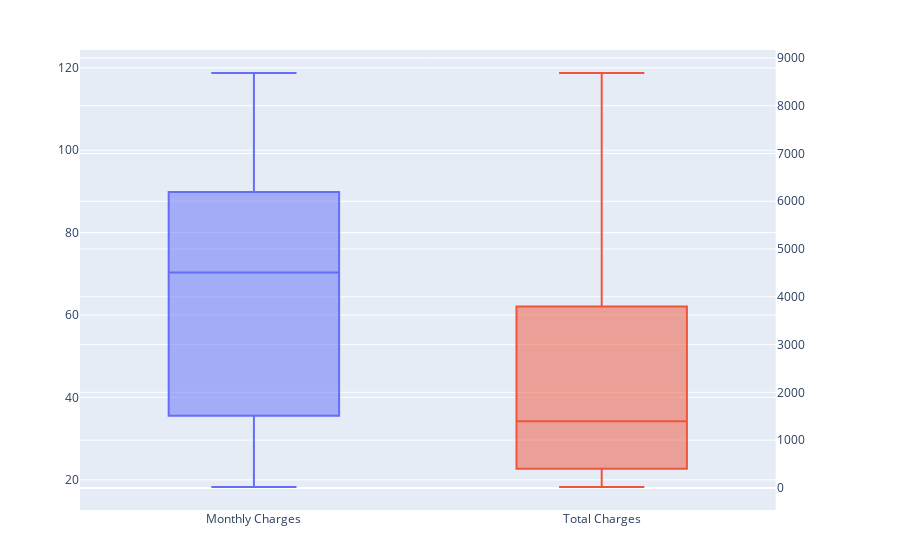

Write notebook code for a chart like this one.
### Code cell
#pre-create traces
monthly_charges_trace = go.Box(y=df['MonthlyCharges'], name='Monthly Charges')
total_charges_trace = go.Box(y=df['TotalCharges'], name='Total Charges')


# Create figure with secondary y-axis
fig = make_subplots(specs=[[{"secondary_y": True}]])

fig.add_trace(
    monthly_charges_trace,
    secondary_y=False,
)

fig.add_trace(
    total_charges_trace,
    secondary_y=True,
)
#prettify
fig.update_layout(
    showlegend=False,
    width = 900,
    margin = {'t' : 50, 'b': 50}
)
fig.show()

### Figure 1 — Plotly figure (JSON) as saved in the notebook; plotly's stock layout.template omitted (floating-point values rounded to 4 significant figures; data arrays with more than 128 entries replaced by an {"elided": "..."} marker saying what was removed)
{"data": [{"name": "Monthly Charges", "type": "box", "xaxis": "x", "y": {"elided": "7032 float values"}, "yaxis": "y"}, {"name": "Total Charges", "type": "box", "xaxis": "x", "y": {"elided": "7032 float values"}, "yaxis": "y2"}], "layout": {"margin": {"b": 50, "t": 50}, "showlegend": false, "width": 900, "xaxis": {"anchor": "y", "domain": [0, 0.94]}, "yaxis": {"anchor": "x", "domain": [0, 1]}, "yaxis2": {"anchor": "x", "overlaying": "y", "side": "right"}}}
